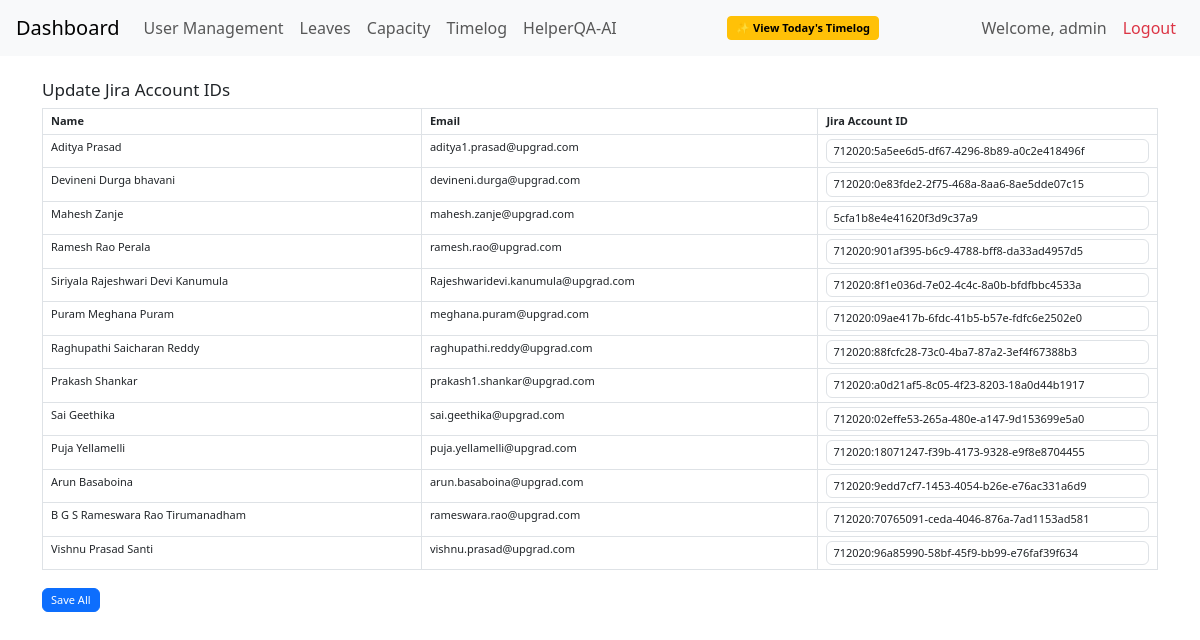
Before: /update-jira-id (signed in) with the older database file.
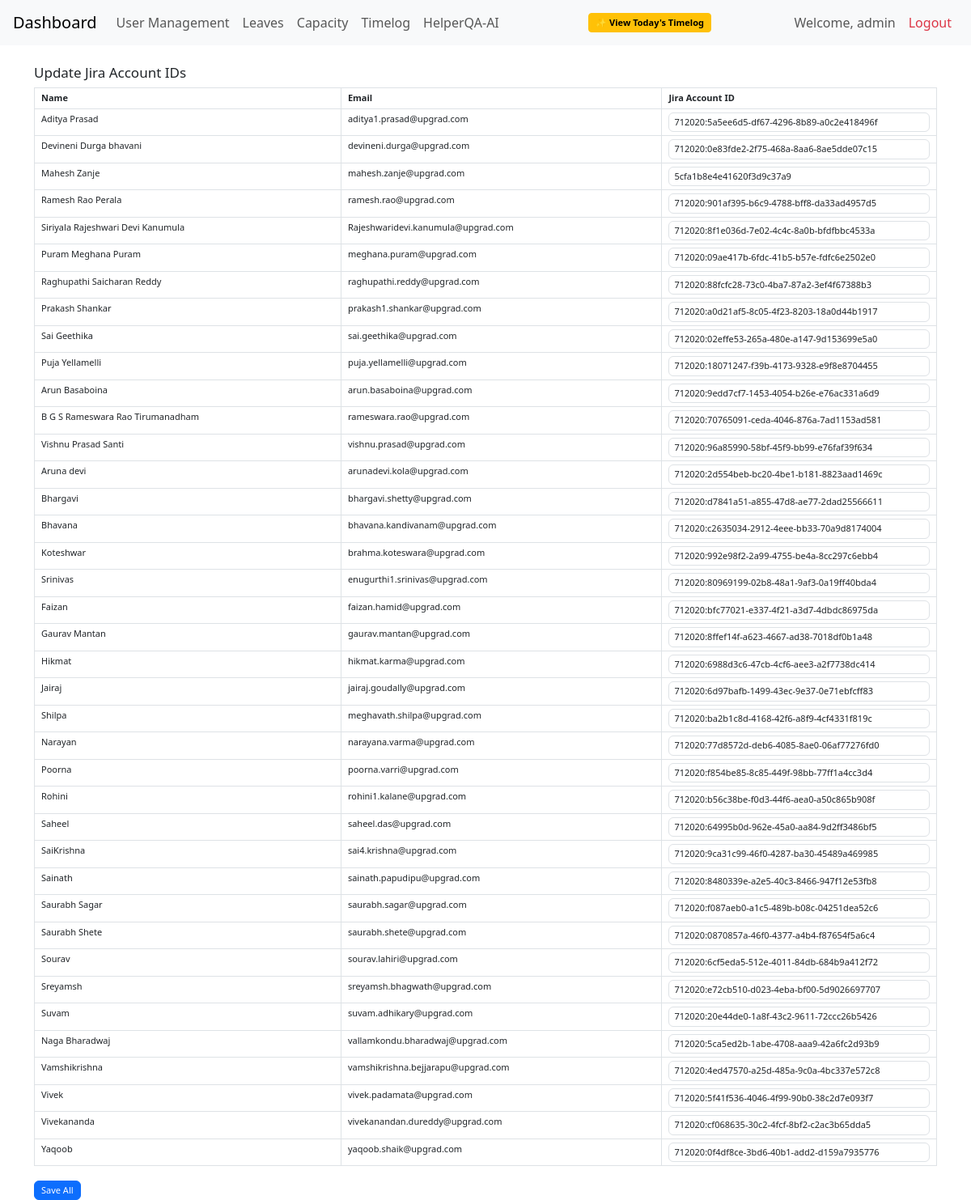
After: the same page with the newer database file.
### app.py (models this page shows)
class User(db.Model):
    id = db.Column(db.Integer, primary_key=True)
    name = db.Column(db.String(100))
    email = db.Column(db.String(100))
    designation = db.Column(db.String(100))
    jira_account_id = db.Column(db.String(100))
    role = db.Column(db.String(50), default='Team Member')

### app.py (the view, shortened to what this page needs)
@app.route('/update-jira-id', methods=['GET', 'POST'])
def update_jira_id():
    users = User.query.all()
    return render_template('update_jira_id.html', users=users)

### app.py (called while the page is built)
@app.before_request
def require_login():
    if 'logged_in' not in session and request.endpoint not in ['login', 'static','HelperQA_AI','generate_testcases','timelog_today']:
        return redirect('/login')

### templates/update_jira_id.html
{% extends 'base.html' %}
{% block content %}
<h2>Update Jira Account IDs</h2>
<form method="POST">
    <table class="table table-bordered">
        <thead>
            <tr>
                <th>Name</th>
                <th>Email</th>
                <th>Jira Account ID</th>
            </tr>
        </thead>
        <tbody>
            {% for user in users %}
            <tr>
                <td>{{ user.name }}</td>
                <td>{{ user.email }}</td>
                <td>
                    <input type="text" class="form-control" name="jira_{{ user.id }}" value="{{ user.jira_account_id or '' }}">
                </td>
            </tr>
            {% endfor %}
        </tbody>
    </table>
    <button class="btn btn-primary" type="submit">Save All</button>
</form>
{% endblock %}

Changed rows visible on the page:
added User: name "Aruna devi", email "arunadevi.kola@upgrad.com", jira_account "712020:2d554beb-bc20-4be1-b181-8823aad1469c"
added User: name "Bhargavi", email "bhargavi.shetty@upgrad.com", jira_account "712020:d7841a51-a855-47d8-ae77-2dad25566611"
added User: name "Bhavana", email "bhavana.kandivanam@upgrad.com", jira_account "712020:c2635034-2912-4eee-bb33-70a9d8174004"
added User: name "Koteshwar", email "brahma.koteswara@upgrad.com", jira_account "712020:992e98f2-2a99-4755-be4a-8cc297c6ebb4"
added User: name "Srinivas", email "enugurthi1.srinivas@upgrad.com", jira_account "712020:80969199-02b8-48a1-9af3-0a19ff40bda4"
added User: name "Faizan", email "faizan.hamid@upgrad.com", jira_account "712020:bfc77021-e337-4f21-a3d7-4dbdc86975da"
added User: name "Gaurav Mantan", email "gaurav.mantan@upgrad.com", jira_account "712020:8ffef14f-a623-4667-ad38-7018df0b1a48"
added User: name "Hikmat", email "hikmat.karma@upgrad.com", jira_account "712020:6988d3c6-47cb-4cf6-aee3-a2f7738dc414"
added User: name "Jairaj", email "jairaj.goudally@upgrad.com", jira_account "712020:6d97bafb-1499-43ec-9e37-0e71ebfcff83"
added User: name "Shilpa", email "meghavath.shilpa@upgrad.com", jira_account "712020:ba2b1c8d-4168-42f6-a8f9-4cf4331f819c"
added User: name "Narayan", email "narayana.varma@upgrad.com", jira_account "712020:77d8572d-deb6-4085-8ae0-06af77276fd0"
added User: name "Poorna", email "poorna.varri@upgrad.com", jira_account "712020:f854be85-8c85-449f-98bb-77ff1a4cc3d4"
added User: name "Rohini", email "rohini1.kalane@upgrad.com", jira_account "712020:b56c38be-f0d3-44f6-aea0-a50c865b908f"
added User: name "Saheel", email "saheel.das@upgrad.com", jira_account "712020:64995b0d-962e-45a0-aa84-9d2ff3486bf5"
added User: name "SaiKrishna", email "sai4.krishna@upgrad.com", jira_account "712020:9ca31c99-46f0-4287-ba30-45489a469985"
added User: name "Sainath", email "sainath.papudipu@upgrad.com", jira_account "712020:8480339e-a2e5-40c3-8466-947f12e53fb8"
added User: name "Saurabh Sagar", email "saurabh.sagar@upgrad.com", jira_account "712020:f087aeb0-a1c5-489b-b08c-04251dea52c6"
added User: name "Saurabh Shete", email "saurabh.shete@upgrad.com", jira_account "712020:0870857a-46f0-4377-a4b4-f87654f5a6c4"
added User: name "Sourav", email "sourav.lahiri@upgrad.com", jira_account "712020:6cf5eda5-512e-4011-84db-684b9a412f72"
added User: name "Sreyamsh", email "sreyamsh.bhagwath@upgrad.com", jira_account "712020:e72cb510-d023-4eba-bf00-5d9026697707"
added User: name "Suvam", email "suvam.adhikary@upgrad.com", jira_account "712020:20e44de0-1a8f-43c2-9611-72ccc26b5426"
added User: name "Naga Bharadwaj", email "vallamkondu.bharadwaj@upgrad.com", jira_account "712020:5ca5ed2b-1abe-4708-aaa9-42a6fc2d93b9"
added User: name "Vamshikrishna", email "vamshikrishna.bejjarapu@upgrad.com", jira_account "712020:4ed47570-a25d-485a-9c0a-4bc337e572c8"
added User: name "Vivek", email "vivek.padamata@upgrad.com", jira_account "712020:5f41f536-4046-4f99-90b0-38c2d7e093f7"
added User: name "Vivekananda", email "vivekanandan.dureddy@upgrad.com", jira_account "712020:cf068635-30c2-4fcf-8bf2-c2ac3b65dda5"
added User: name "Yaqoob", email "yaqoob.shaik@upgrad.com", jira_account "712020:0f4df8ce-3bd6-40b1-add2-d159a7935776"
